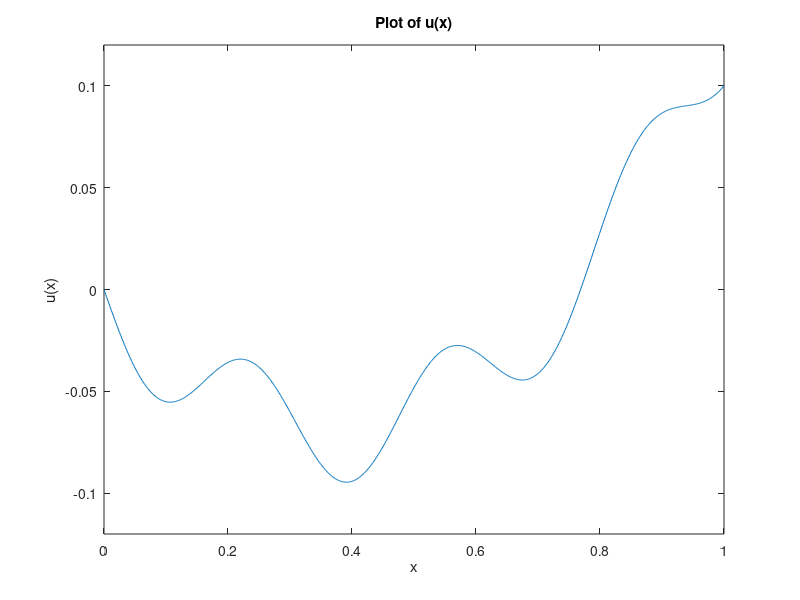

Reproduce this figure in MATLAB.
%This script solves the BVP u''(x)=10sin(20x)+cos(x^5) on (0,1) with u(0)=0
%and u(1)=1 by a finite difference method
%The function will be approximated at N+2 equally spaced points on (0,1)

%Set up the boundary conditions and forcing function of the ODE
fun= @(x) 10*sin(20*x)+cos(x.^5); %The forcing function of the ODE
u0=0;
u1=0.1;


N=1000; %determines the number of interior points in the mesh on (0,1)

h=1/(N+1); %The gap between points in the mesh
mesh=h*(1:N)'; %column vector of all points in interior of mesh

%Calculate RHS of linear system
f=fun(mesh);
%These two lines incorporate the boundary conditions into linear approximation
f(1)=f(1)-(1/h^2)*u0;
f(N)=f(N)-(1/h^2)*u1;

%Calculate the matrix arrising from discretation of u'' by
%(u_{n+1}-2u_n+u_{n-1})/h^2
A=(1/h^2)*spdiags([ones(N,1), -2*ones(N,1), ones(N,1)], -1:1, N, N );

u=A\f;%Solve Au=f to get approximation of u(x) at x_1, x_2,....,x_N

%Visulisation of the results including boundary points
plot([0;mesh;1],[u0;u;u1])
title('Plot of u(x)');
xlabel('x');
ylabel('u(x)');
axis([0,1,-0.12,0.12])